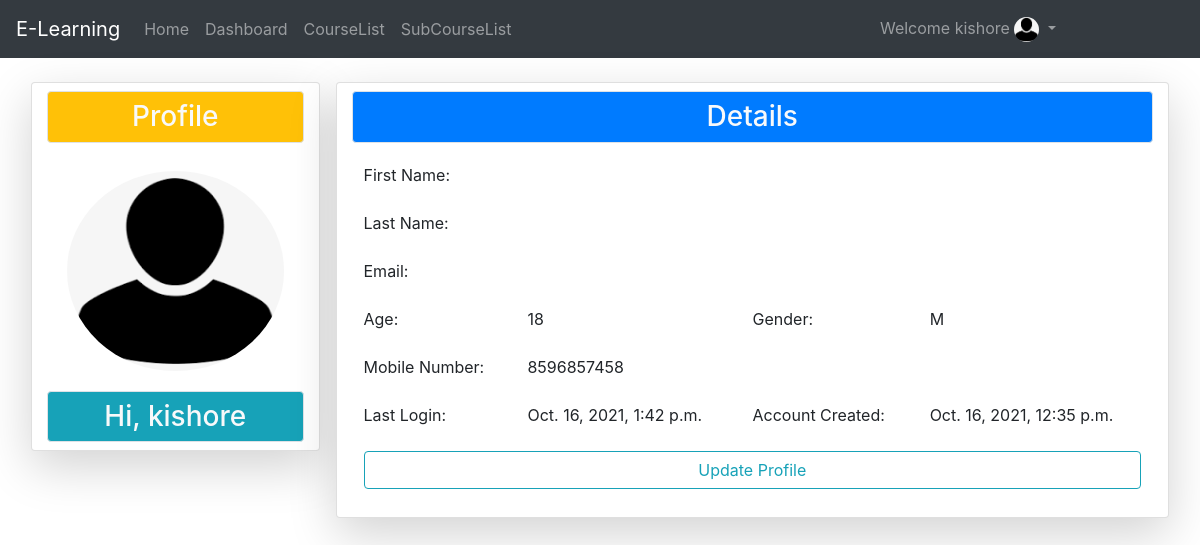
Screenshot of /profle/ (signed in) with the database file from the repository.
### Eapp/models.py (models this page shows)
class User(AbstractUser):
	t = {
		('F','Female'),('M','Male')
		}
	y = {(1,'Student'),(2,'Instructor')}
	age = models.IntegerField(default=18)
	gender = models.CharField(choices=t,max_length=10)
	mobile = models.CharField(max_length=11)
	pfimg = models.ImageField(upload_to='Profileimage/',default="profile.png")
	usrole = models.IntegerField(choices=y,default=1)

### Eapp/views.py (the view)
# urls.py: path('profle/',views.profile,name="pf"),
@login_required
def profile(request):
	return render(request,'html/profile.html')

### Eapp/templates/html/profile.html (shortened to what this page needs)
{% extends 'html/base.html' %}
{% block content %}
<div class="container-fluid mt-4">
	<div class="row mx-2">
		<div class="card col-md-3 mx-2 shadow-lg h-100">
			<h3 class="bg-warning text-center text-light p-2 mt-2 border rounded ">Profile</h3>
			<div class="card-body">
				<img src="{{request.user.pfimg.url}}" class="rounded-circle w-100" height="200px">
			</div>
			<h3 class="bg-info text-center text-light p-2 border rounded" >Hi, {{request.user.username}}</h3>
		</div>
		<div class="card col-md mx-2 shadow-lg h-100">
			<h3 class="bg-primary text-center text-light p-2 mt-2 border rounded">Details</h3>
			<table class="table table-borderless">
				<tr><td>First Name: </td><td>{{request.user.first_name}}</td></tr>
				<tr><td>Last Name: </td><td>{{request.user.last_name}}</td></tr>
				<tr><td>Email: </td><td>{{request.user.email}}</td></tr>
				<tr><td>Age: </td><td>{{request.user.age}}</td><td>Gender: </td><td>{{request.user.gender}}</td></tr>
				<tr><td>Mobile Number: </td><td>{{request.user.mobile}}</td></tr>
				<tr><td>Last Login: </td><td>{{request.user.last_login}}</td><td>Account Created:</td><td>{{request.user.date_joined}}</td></tr>
				<tr><td colspan="4"><a href="{% url 'pfu' %}" class="btn btn-outline-info btn-block">Update Profile</a></td></tr>
			</table>
		</div>
	</div>
</div>
{% endblock %}

### Eapp/templates/html/navbar.html (shortened to what this page needs)
<nav class="navbar navbar-expand-sm bg-dark navbar-dark">
  <a class="navbar-brand" href="{% url 'hm' %}">E-Learning
  </a>
  <ul class="navbar-nav">
    {% if not user.is_authenticated %}
    <li class="nav-item">
      <a class="nav-link" href="{% url 'hm' %}">Home</a>
    </li>
    <li class="nav-item">
      <a class="nav-link" href="{% url 'ab' %}">Aboutus</a>
    </li>
    <li class="nav-item">
      <a class="nav-link" href="{% url 'ct' %}">Contactus</a>
    </li>
    <li class="nav-item">
      <a class="nav-link" href="{% url 'rg' %}">Registration</a>
    </li>
    {% elif user.usrole == 2 %}
    <li class="nav-item">
      <a class="nav-link" href="{% url 'hm' %}">Home</a>
    </li>
    <li class="nav-item">
      <a class="nav-link" href="{% url 'dsh' %}">Dashboard</a>
    </li>
    <li class="nav-item">
      <a class="nav-link" href="{% url 'cty' %}">CourseList</a>
    </li>
    <li class="nav-item">
      <a class="nav-link" href="{% url 'sbcrl' %}">SubCourseList</a>
    </li>
    {% endif %}
  </ul>
  <ul class="navbar-nav ml-auto" style="margin-right: 120px">
    {% if user.is_authenticated %}
    <div class="dropdown">
    <a class="nav-link dropdown-toggle" data-toggle="dropdown">
    Welcome {{request.user.username}} <img src="{{request.user.pfimg.url}}" class="rounded-circle" height="25px" width="25px">
    </a>
    </div>
    {% else %}
    <li class="nav-item">
      <a class="nav-link" href="{% url 'lg' %}">Login</a>
    </li>
    {% endif %}
  </ul>
</nav>

### rows the page displays
User: user.username "kishore", user.pfimg (placeholder picture), user.age "18", user.gender "M", user.mobile "8596857458", user.last_login "Oct. 16, 2021, 1:42 p.m.", user.date_joined "Oct. 16, 2021, 12:35 p.m."
